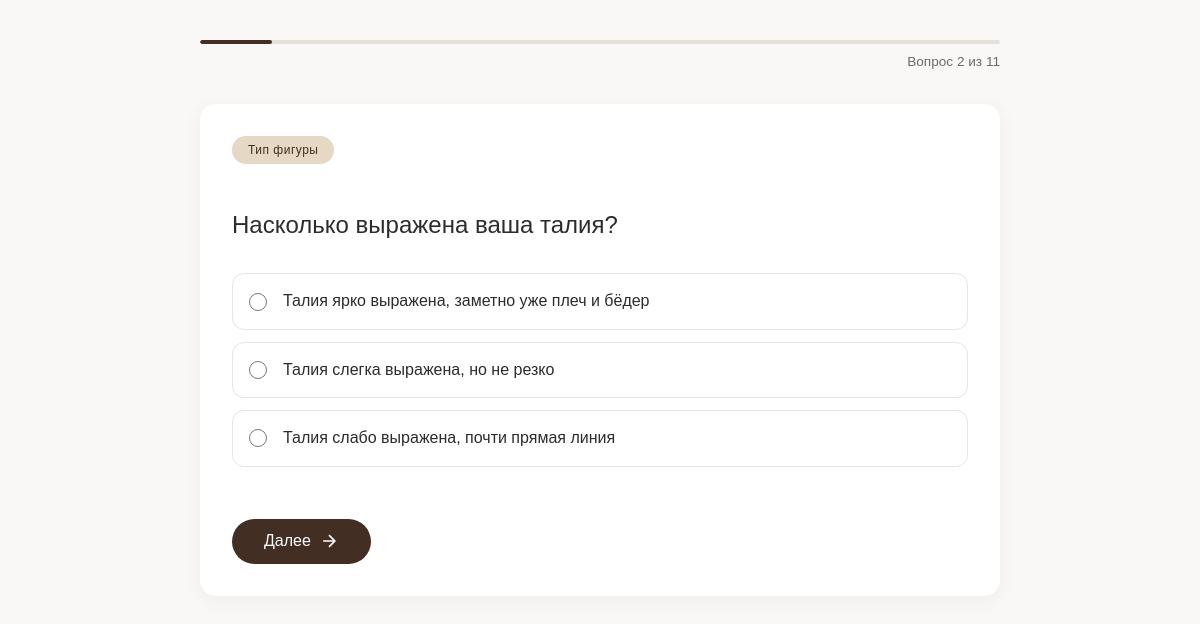
/quiz/question/2/, run on the app's committed database.
### quiz/models.py (models this page shows, shortened)
class Question(models.Model):
    category = models.ForeignKey(QuizCategory, on_delete=models.CASCADE)
    text = models.CharField(max_length=255)
    order = models.PositiveSmallIntegerField(default=0)
    class Meta:
        ordering = ['category', 'order']

class AnswerOption(models.Model):
    question = models.ForeignKey(Question, on_delete=models.CASCADE, related_name='options')
    text = models.CharField(max_length=200)
    value = models.CharField(max_length=10)  # буквенный код ответа: A, B, C, D, E
    score = models.IntegerField(default=0)

### quiz/views.py (the view, shortened to what this page needs)
# urls.py: path('quiz/question/<int:order>/', views.quiz_question, name='quiz_question'),
def quiz_question(request, order):
    question = get_object_or_404(Question, order=order)
    options = question.options.all()
    answers = request.session.get('quiz_answers', {})
    total_questions = Question.objects.count()
    progress = {
        'current': order,
        'total': total_questions,
        'percent': int((order - 1) / total_questions * 100) if total_questions > 0 else 0
    }
    context = {
        'question': question,
        'options': options,
        'progress': progress,
        'current_answer': answers.get(str(order), None),
    }
    return render(request, 'quiz/question.html', context)

### quiz/templates/quiz/question.html (shortened to what this page needs)
{% extends 'quiz/base.html' %}
{% load static %}
{% block content %}
<div class="quiz-container">
    <div class="quiz-progress">
        <div class="progress-bar">
            <div class="progress-fill" style="width: {{ progress.percent }}%"></div>
        </div>
        <div class="progress-text">Вопрос {{ progress.current }} из {{ progress.total }}</div>
    </div>
    <div class="quiz-card">
        <div class="quiz-category-tag">
            {% if question.category.name == 'figure' %}Тип фигуры
            {% elif question.category.name == 'color' %}Цветотип
            {% else %}Типаж по Кибби
            {% endif %}
        </div>
        <h2 class="quiz-question">{{ question.text }}</h2>
        <form method="post" class="quiz-form">
            <div class="options-grid">
                {% for option in options %}
                <label class="option-card">
                    <input type="radio" name="answer" value="{{ option.value }}" required>
                    <span class="option-text">{{ option.text }}</span>
                </label>
                {% endfor %}
            </div>
            <button type="submit" class="btn-next">
                Далее
                <svg width="20" height="20" viewBox="0 0 24 24" fill="none" stroke="currentColor" stroke-width="2">
                    <path d="M5 12h14M12 5l7 7-7 7"/>
                </svg>
            </button>
        </form>
    </div>
</div>
{% endblock %}

### quiz/static/quiz/css/style.css (style rules this page uses)
:root { --primary-color: #432E23; --secondary-color: #E5D8C4; --accent-color: #688A7E; --text-dark: #2C2C2C; --text-light: #6B6B6B; --border-radius: 8px; --transition: all 0.3s ease; }
body { font-family: 'Montserrat', sans-serif; background-color: #F9F8F6; color: var(--text-dark); line-height: 1.5; }
.quiz-container { max-width: 800px; margin: 2rem auto; padding: 0 1.5rem; }
.quiz-progress { margin-bottom: 2rem; }
.progress-bar { height: 4px; background-color: #E5E0D8; border-radius: 2px; overflow: hidden; margin-bottom: 0.5rem; }
.progress-fill { height: 100%; background-color: var(--primary-color, #432E23); border-radius: 2px; transition: width 0.3s ease; }
.progress-text { font-size: 0.85rem; color: var(--text-light, #6B6B6B); text-align: right; }
.quiz-card { background: #FFFFFF; border-radius: 16px; padding: 2rem; box-shadow: 0 4px 20px rgba(0, 0, 0, 0.05); }
.quiz-category-tag { display: inline-block; background-color: var(--secondary-color, #E5D8C4); padding: 0.3rem 1rem; border-radius: 20px; font-size: 0.75rem; font-weight: 500; color: var(--primary-color, #432E23); margin-bottom: 1.5rem; letter-spacing: 0.5px; }
.quiz-question { font-size: 1.5rem; font-weight: 400; line-height: 1.4; color: var(--text-dark, #2C2C2C); margin-bottom: 2rem; }
.options-grid { display: flex; flex-direction: column; gap: 0.75rem; margin-bottom: 2rem; }
.option-card { display: flex; align-items: center; gap: 1rem; padding: 1rem; border: 1px solid #E5E5E5; border-radius: 12px; cursor: pointer; transition: all 0.2s ease; background-color: #FFFFFF; }
.option-card input[type="radio"] { width: 18px; height: 18px; margin: 0; accent-color: var(--primary-color, #432E23); }
.option-text { font-size: 1rem; color: var(--text-dark, #2C2C2C); line-height: 1.4; }
.btn-next { display: inline-flex; align-items: center; gap: 0.5rem; background-color: var(--primary-color, #432E23); color: white; border: none; padding: 0.8rem 2rem; border-radius: 40px; font-size: 1rem; font-weight: 500; cursor: pointer; transition: background-color 0.2s; }
.btn-next svg { transition: transform 0.2s; }

### quiz/templates/quiz/base.html (style rules this page uses)
body { font-family: Arial, sans-serif; margin: 40px; }
button { margin-top: 20px; padding: 8px 16px; font-size: 1em; }

### data on the page
Question: text "Насколько выражена ваша талия?"
AnswerOption: text "Талия ярко выражена, заметно уже плеч и бёдер"
AnswerOption: text "Талия слегка выражена, но не резко"
AnswerOption: text "Талия слабо выражена, почти прямая линия"

### other printed values
{{ progress.current }} "2"
{{ progress.total }} "11"
